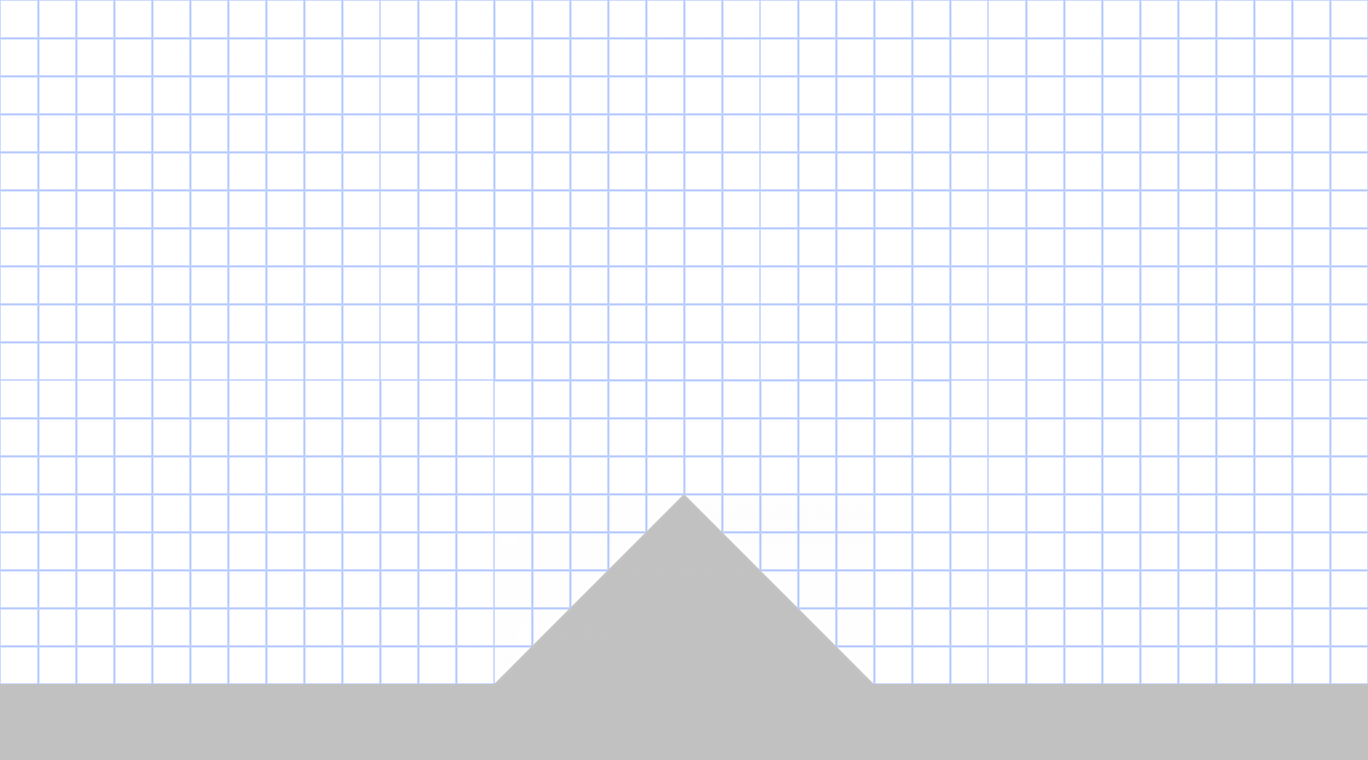

This game map was drawn from its Tiled (.tmx) file and the tilesets committed beside it. A one-line description and the trimmed map source follow:
An orthogonal 36x20 tile map with 38x38 px tiles, 2 tile layers (background, barrage), 3 tilesets and 4 objects (2x ball, ground, barrage_triangle).

<map version="1.0" orientation="orthogonal" renderorder="right-up" width="36" height="20" tilewidth="38" tileheight="38" nextobjectid="6">
 <tileset firstgid="1" name="base" tilewidth="38" tileheight="38">
  <image source="../images/Rock.png" width="512" height="512" />
 </tileset>
 <tileset firstgid="170" name="background" tilewidth="38" tileheight="38">
  <image source="../images/background.png" width="380" height="380" />
 </tileset>
 <tileset firstgid="270" name="triangle" tilewidth="38" tileheight="38">
  <image source="../images/triangle1.png" trans="ff00ff" width="380" height="190" />
 </tileset>
 <layer name="background" width="36" height="20">
  <data>[720 cells, 720 non-empty, 124 distinct tile ids]</data>
 </layer>
 <layer name="barrage" width="36" height="20">
  <data>[720 cells, 122 non-empty, 50 distinct tile ids]</data>
 </layer>
 <objectgroup name="braindots">
  <object id="1" name="ground_bottom" type="ground" x="1.33333" y="688" width="1364" height="70.6667">
   <properties>
    <property name="autocreate" value="true" />
   </properties>
  </object>
  <object id="2" name="ballA" type="ball" x="322.667" y="436.997">
   <properties>
    <property name="autocreate" value="false" />
   </properties>
  </object>
  <object id="3" name="ballB" type="ball" x="1044" y="438.667">
   <properties>
    <property name="autocreate" value="false" />
   </properties>
  </object>
  <object id="5" name="barrage_triangle" x="684" y="496">
   <properties>
    <property name="autocreate" value="true" />
   </properties>
   <polygon points="0,0 -189.333,186.667 186.667,186.667" />
  </object>
 </objectgroup>
</map>
